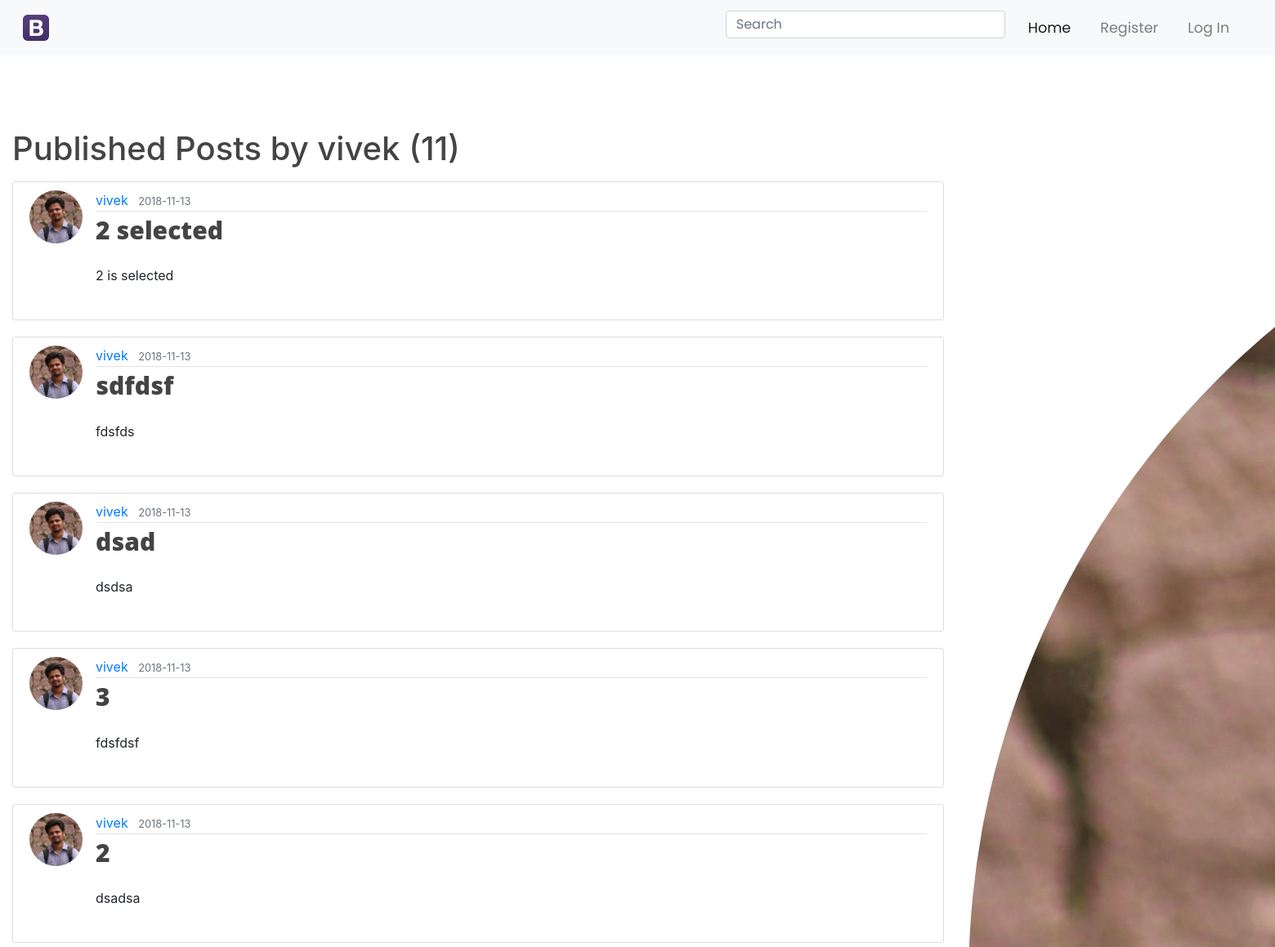
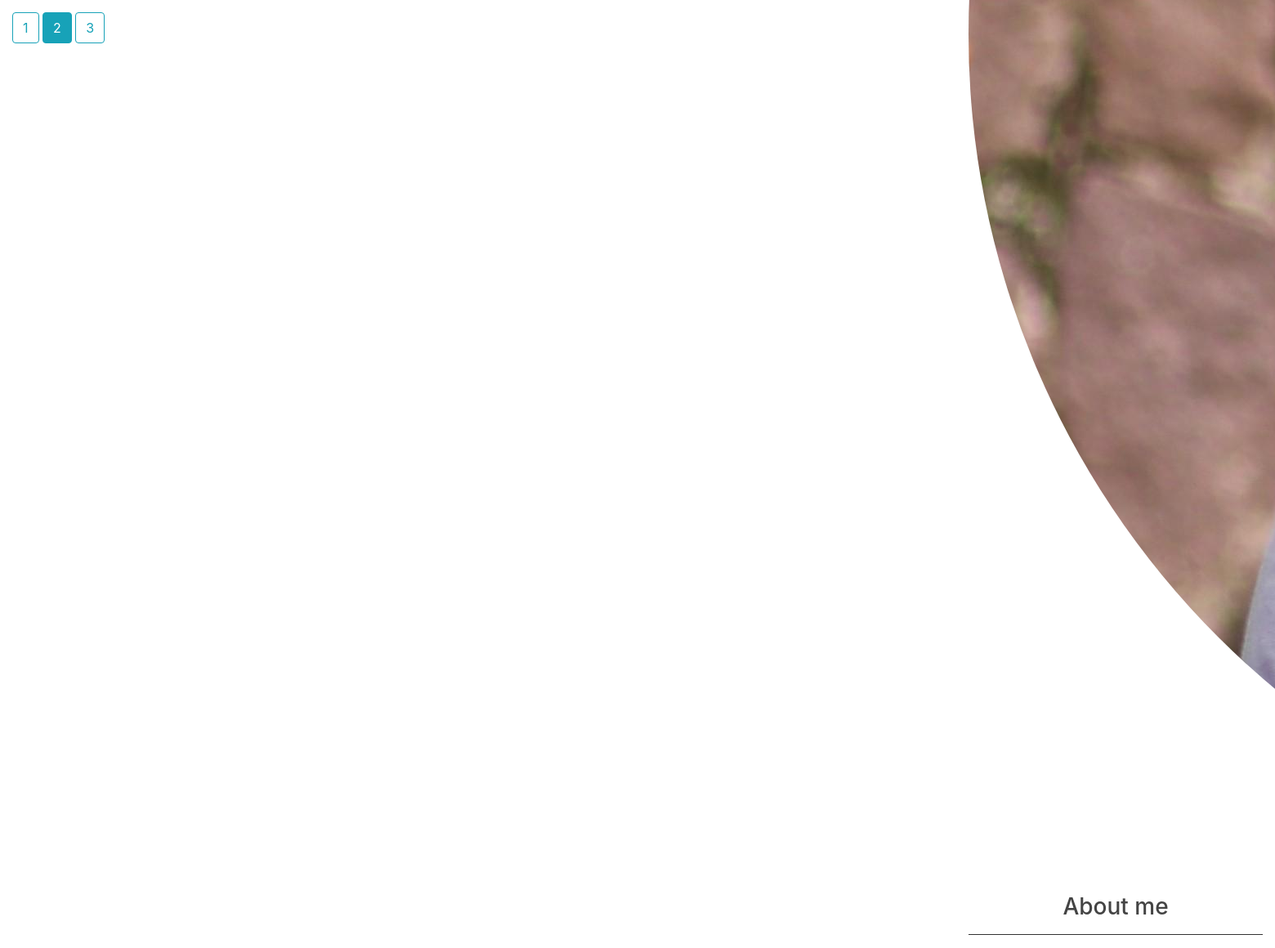
The page /user/vivek/published?page=2 on the database its author committed (2 pictures, top to bottom).
### flaskblog/models.py (models this page shows, shortened)
class User(db.Model, UserMixin):
    id = db.Column(db.Integer, primary_key=True)
    username = db.Column(db.String(20), unique=True, nullable=False)
    email = db.Column(db.String(120), unique=True, nullable=False)
    image_file = db.Column(db.String(20), nullable=False, default='default.jpg')
    password = db.Column(db.String(60), nullable=False)
    posts = db.relationship('Post', backref='author', lazy=True)
    aboutme = db.Column(db.String(1000))
    user_comments = db.relationship('Comment', backref='commentor', lazy=True)
    liked = db.relationship('PostLike', foreign_keys='PostLike.user_id', backref='user', lazy='dynamic')

class Post(db.Model):
    id = db.Column(db.Integer, primary_key=True)
    title = db.Column(db.String(100), nullable=False)
    date_posted = db.Column(db.DateTime, nullable=False, default=datetime.utcnow)
    content = db.Column(db.Text, nullable=False)
    user_id = db.Column(db.Integer, db.ForeignKey('user.id'), nullable=False)
    published = db.Column(db.Boolean, default=False)
    comments = db.relationship('Comment', backref='post_comments', lazy=True)
    user_tag = db.Column(db.Text)
    likes = db.relationship('PostLike', backref='post', lazy='dynamic')
    theme = db.Column(db.Integer, default=1)

### flaskblog/routes.py (the view)
@app.route("/user/<string:username>/published")
def published_user_posts(username):
    page = request.args.get('page', 1, type=int)
    user = User.query.filter_by(username=username).first_or_404()
    posts = Post.query.filter_by(author=user, published=True) \
        .order_by(Post.date_posted.desc()) \
        .paginate(page=page, per_page=5)
    return render_template('published_user_posts.html', posts=posts, user=user)

### flaskblog/templates/published_user_posts.html (shortened to what this page needs)
{% extends "layout.html" %}
{% block content %}
        <h1 class="mb-3">Published Posts by {{ user.username }} ({{ posts.total }})</h1>
        {% if posts.total == 0 %}
            <h3 align="center">No Published Posts</h3>
        {% else %}
        {% for post in posts.items %}
            <article class="media content-section">
                <img class="rounded-circle article-img" src="{{ url_for('static', filename='profile_pics/' + post.author.image_file) }}">
                <div class="media-body">
                    <div class="article-metadata">
                        <a class="mr-2" href="{{ url_for('user_posts', username=post.author.username) }}">{{ post.author.username }}</a>
                        <small class="text-muted">{{ post.date_posted.strftime('%Y-%m-%d') }}</small>
                    </div>
                    <h2><a class="article-title" href="{{ url_for('post', post_id=post.id) }}">{{ post.title }}</a></h2>
                    <p class="article-content">{{ post.content|safe }}</p>
                </div>
            </article>
        {% endfor %}
        {% endif %}
        {% for page_num in posts.iter_pages(left_edge=1, right_edge=1, left_current=1, right_current=2) %}
            {% if page_num %}
                {% if posts.page == page_num %}
                    <a class="btn btn-info mb-4" href="{{ url_for('published_user_posts', username=user.username, page=page_num) }}">{{ page_num }}</a>
                {% else %}
                    <a class="btn btn-outline-info mb-4" href="{{ url_for('published_user_posts', username=user.username, page=page_num) }}">{{ page_num }}</a>
                {% endif %}
            {% else %}
                ...
            {% endif %}
        {% endfor %}
{% endblock %}
{% block sidebar %}
        <img class="imgsrc rounded-circle" src="{{ url_for('static', filename='profile_pics/' + user.image_file) }}">
        <h3 align="center">About me</h3>
        <hr>
    {% endblock %}

### flaskblog/static/style.css (style rules this page uses)
hr { border: none; height: 1px; color: #333; background-color: #333; }
body { background: #ffffff; height: 100%; padding-top: 5%; }
h1, h2, h3, h4, h5, h6 { color: #444444; }
.content-section { background: #ffffff; padding: 10px 20px; border: 1px solid #dddddd; border-radius: 3px; margin-bottom: 20px; }
p { overflow: auto; }
.article-title { font-size: 30px; font-family: "Open Sans"; font-weight: 800; color: #444444; -o-transition:.5s; -moz-transition:.5s; -webkit-transition:.5s; transition:.5s; }
.article-content { font-weight:100; font-family:'Open Sans'; }
.article-img { height: 65px; width: 65px; margin-right: 16px; }
.article-metadata { padding-bottom: 1px; margin-bottom: 4px; border-bottom: 1px solid #e3e3e3 }
.imgsrc { display: block; margin-left: auto; margin-right: auto; }

### rows shown on the page
User: username "vivek", image_file (picture)
Post: image_file (picture), author.username "vivek", date_posted "2018-11-13", title "2 selected", content "2 is selected"
Post: image_file (picture), author.username "vivek", date_posted "2018-11-13", title "sdfdsf", content "fdsfds"
Post: image_file (picture), author.username "vivek", date_posted "2018-11-13", title "dsad", content "dsdsa"
Post: image_file (picture), author.username "vivek", date_posted "2018-11-13", title "3", content "fdsfdsf"
Post: image_file (picture), author.username "vivek", date_posted "2018-11-13", title "2", content "dsadsa"

### other values the page prints
{{ posts.total }} "11"
{{ page_num }} "1" "3"
{{ page_num }} "2"
